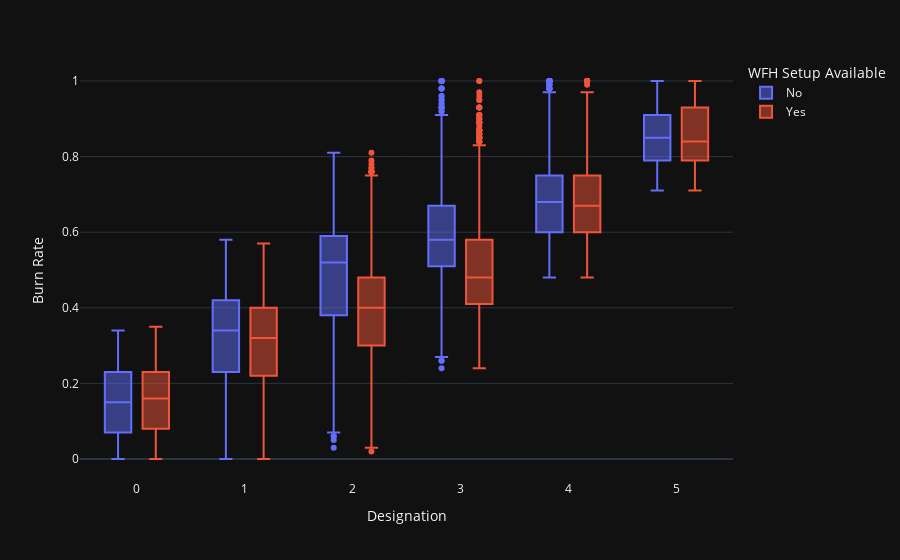

Source (notebook cell):
### Markdown cell above
# Conclusiones:

### * Tanto los hombres como mujeres que no realizar home office tienen un mayor nivel de cansancio.

### * En comparacion entre los hombres y mujeres que realizan home office, vemos un mayor cansancio en los hombres.

### * Las mujeres que no realizan home office, tienen una mayor dispersion en contra posicion que los hombres.

### Code cell
##CORREGIR PARA GENERAR GRÁFICO

fig = px.box(data_frame=df, x='Designation',y='Burn Rate',color='WFH Setup Available',orientation='v')
fig.show()

### Figure 1 — Plotly figure (JSON) as saved in the notebook; plotly's stock layout.template omitted (floating-point values rounded to 4 significant figures; data arrays with more than 128 entries replaced by an {"elided": "..."} marker saying what was removed)
{"data": [{"alignmentgroup": "True", "hovertemplate": "WFH Setup Available=No<br>Designation=%{x}<br>Burn Rate=%{y}<extra></extra>", "legendgroup": "No", "marker": {"color": "#636efa"}, "name": "No", "notched": false, "offsetgroup": "No", "orientation": "v", "showlegend": true, "type": "box", "x": {"elided": "9941 int values"}, "x0": " ", "xaxis": "x", "y": {"elided": "9941 float values"}, "y0": " ", "yaxis": "y"}, {"alignmentgroup": "True", "hovertemplate": "WFH Setup Available=Yes<br>Designation=%{x}<br>Burn Rate=%{y}<extra></extra>", "legendgroup": "Yes", "marker": {"color": "#EF553B"}, "name": "Yes", "notched": false, "offsetgroup": "Yes", "orientation": "v", "showlegend": true, "type": "box", "x": {"elided": "11685 int values"}, "x0": " ", "xaxis": "x", "y": {"elided": "11685 float values"}, "y0": " ", "yaxis": "y"}], "layout": {"boxmode": "group", "legend": {"title": {"text": "WFH Setup Available"}, "tracegroupgap": 0}, "margin": {"t": 60}, "xaxis": {"anchor": "y", "domain": [0, 1], "title": {"text": "Designation"}}, "yaxis": {"anchor": "x", "domain": [0, 1], "title": {"text": "Burn Rate"}}}}
